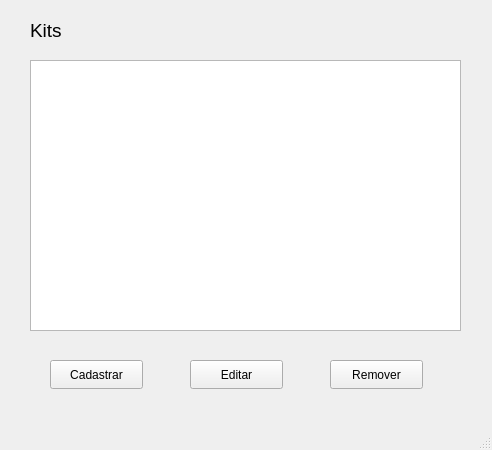
<?xml version="1.0" encoding="UTF-8"?>
<ui version="4.0">
 <class>KitManagement</class>
 <widget class="QMainWindow" name="KitManagement">
  <property name="geometry">
   <rect>
    <x>0</x>
    <y>0</y>
    <width>492</width>
    <height>450</height>
   </rect>
  </property>
  <property name="windowTitle">
   <string>kitPrincipal</string>
  </property>
  <widget class="QWidget" name="centralwidget">
   <widget class="QLabel" name="label">
    <property name="geometry">
     <rect>
      <x>30</x>
      <y>20</y>
      <width>101</width>
      <height>20</height>
     </rect>
    </property>
    <property name="font">
     <font>
      <pointsize>14</pointsize>
     </font>
    </property>
    <property name="text">
     <string>Kits</string>
    </property>
   </widget>
   <widget class="QPushButton" name="btnCadastrarKit">
    <property name="geometry">
     <rect>
      <x>50</x>
      <y>360</y>
      <width>93</width>
      <height>29</height>
     </rect>
    </property>
    <property name="text">
     <string>Cadastrar</string>
    </property>
   </widget>
   <widget class="QPushButton" name="btnEditarKit">
    <property name="geometry">
     <rect>
      <x>190</x>
      <y>360</y>
      <width>93</width>
      <height>29</height>
     </rect>
    </property>
    <property name="text">
     <string>Editar</string>
    </property>
   </widget>
   <widget class="QPushButton" name="btnRemoverKit">
    <property name="geometry">
     <rect>
      <x>330</x>
      <y>360</y>
      <width>93</width>
      <height>29</height>
     </rect>
    </property>
    <property name="text">
     <string>Remover</string>
    </property>
   </widget>
   <widget class="QTableWidget" name="tableWidget">
    <property name="geometry">
     <rect>
      <x>30</x>
      <y>60</y>
      <width>431</width>
      <height>271</height>
     </rect>
    </property>
   </widget>
  </widget>
  <widget class="QMenuBar" name="menubar">
   <property name="geometry">
    <rect>
     <x>0</x>
     <y>0</y>
     <width>492</width>
     <height>26</height>
    </rect>
   </property>
  </widget>
  <widget class="QStatusBar" name="statusbar"/>
 </widget>
 <resources/>
 <connections/>
</ui>
